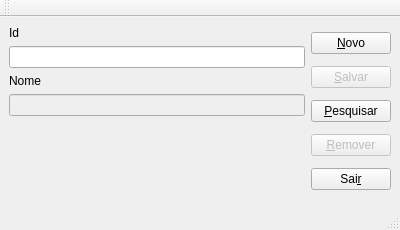
<?xml version="1.0" encoding="UTF-8"?>
<ui version="4.0">
 <class>CadAlunos</class>
 <widget class="QMainWindow" name="CadAlunos">
  <property name="geometry">
   <rect>
    <x>0</x>
    <y>0</y>
    <width>400</width>
    <height>230</height>
   </rect>
  </property>
  <property name="windowTitle">
   <string>Alunos</string>
  </property>
  <widget class="QWidget" name="centralwidget">
   <layout class="QHBoxLayout" name="horizontalLayout">
    <item>
     <layout class="QVBoxLayout" name="verticalLayout">
      <item>
       <widget class="QLabel" name="label">
        <property name="text">
         <string>Id</string>
        </property>
       </widget>
      </item>
      <item>
       <widget class="QLineEdit" name="edtId"/>
      </item>
      <item>
       <widget class="QLabel" name="label_2">
        <property name="text">
         <string>Nome</string>
        </property>
       </widget>
      </item>
      <item>
       <widget class="QLineEdit" name="edtNome">
        <property name="enabled">
         <bool>false</bool>
        </property>
       </widget>
      </item>
      <item>
       <spacer name="verticalSpacer">
        <property name="orientation">
         <enum>Qt::Vertical</enum>
        </property>
        <property name="sizeHint" stdset="0">
         <size>
          <width>20</width>
          <height>40</height>
         </size>
        </property>
       </spacer>
      </item>
     </layout>
    </item>
    <item>
     <layout class="QVBoxLayout" name="verticalLayout_2">
      <item>
       <widget class="QPushButton" name="btnNovo">
        <property name="text">
         <string>&amp;Novo</string>
        </property>
       </widget>
      </item>
      <item>
       <widget class="QPushButton" name="btnSalvar">
        <property name="enabled">
         <bool>false</bool>
        </property>
        <property name="text">
         <string>&amp;Salvar</string>
        </property>
       </widget>
      </item>
      <item>
       <widget class="QPushButton" name="btnPesquisar">
        <property name="text">
         <string>&amp;Pesquisar</string>
        </property>
       </widget>
      </item>
      <item>
       <widget class="QPushButton" name="btnRemover">
        <property name="enabled">
         <bool>false</bool>
        </property>
        <property name="text">
         <string>&amp;Remover</string>
        </property>
       </widget>
      </item>
      <item>
       <widget class="QPushButton" name="btnSair">
        <property name="text">
         <string>Sai&amp;r</string>
        </property>
       </widget>
      </item>
     </layout>
    </item>
   </layout>
  </widget>
  <widget class="QMenuBar" name="menubar">
   <property name="geometry">
    <rect>
     <x>0</x>
     <y>0</y>
     <width>400</width>
     <height>22</height>
    </rect>
   </property>
  </widget>
  <widget class="QStatusBar" name="statusbar"/>
  <widget class="QToolBar" name="toolBar">
   <property name="windowTitle">
    <string>toolBar</string>
   </property>
   <attribute name="toolBarArea">
    <enum>TopToolBarArea</enum>
   </attribute>
   <attribute name="toolBarBreak">
    <bool>false</bool>
   </attribute>
  </widget>
 </widget>
 <resources/>
 <connections/>
</ui>
